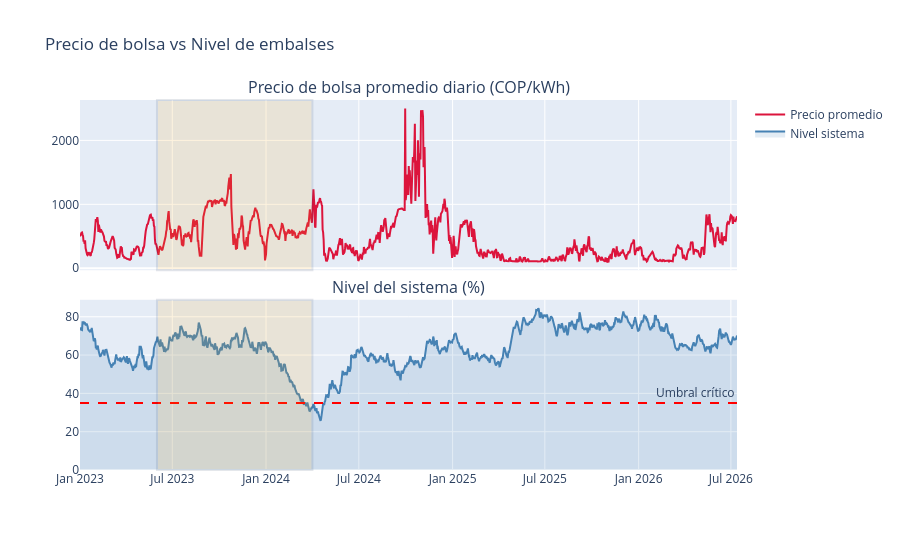

Here is the notebook cell this chart was saved with:
### Code cell
# ── Precio de bolsa diario (promedio) vs nivel de embalses ───────────────────
df_precio = con.execute("""
    SELECT
        fecha,
        AVG(valor_cop_kwh) AS precio_promedio,
        MAX(valor_cop_kwh) AS precio_max
    FROM precio_bolsa
    GROUP BY fecha
    ORDER BY fecha
""").df()

df_precio["fecha"] = pd.to_datetime(df_precio["fecha"])

# Unir con nivel del sistema
df_merged = df_precio.merge(df_sistema, on="fecha", how="inner")

fig = make_subplots(
    rows=2, cols=1,
    shared_xaxes=True,
    subplot_titles=(
        "Precio de bolsa promedio diario (COP/kWh)",
        "Nivel del sistema (%)"
    ),
    vertical_spacing=0.08,
)

fig.add_trace(
    go.Scatter(x=df_merged["fecha"], y=df_merged["precio_promedio"],
               name="Precio promedio", line=dict(color="crimson")),
    row=1, col=1
)

fig.add_trace(
    go.Scatter(x=df_merged["fecha"], y=df_merged["pct_sistema"],
               name="Nivel sistema", line=dict(color="steelblue"),
               fill="tozeroy", fillcolor="rgba(70,130,180,0.15)"),
    row=2, col=1
)

fig.add_hline(y=35, line_dash="dash", line_color="red",
              annotation_text="Umbral crítico", row=2, col=1)

for row in [1, 2]:
    fig.add_vrect(x0="2023-06-01", x1="2024-04-01",
                  fillcolor="orange", opacity=0.12, row=row, col=1)

fig.update_layout(
    title="Precio de bolsa vs Nivel de embalses",
    height=550,
    hovermode="x unified",
)
fig.show()

# Correlación
corr = df_merged[["precio_promedio", "pct_sistema"]].corr()
print(f"\nCorrelación precio vs nivel sistema: {corr.loc['precio_promedio','pct_sistema']:.3f}")
print(f"\nTop 5 días con precio más alto:")
print(df_merged.nlargest(5, "precio_promedio")[["fecha","precio_promedio","pct_sistema"]].to_string(index=False))

### Figure 1 — Plotly figure (JSON) as saved in the notebook; plotly's stock layout.template omitted (floating-point values rounded to 4 significant figures; data arrays with more than 128 entries replaced by an {"elided": "..."} marker saying what was removed)
{"data": [{"line": {"color": "crimson"}, "name": "Precio promedio", "type": "scatter", "x": {"elided": "1290 str values"}, "xaxis": "x", "y": {"elided": "1290 float values"}, "yaxis": "y"}, {"fill": "tozeroy", "fillcolor": "rgba(70,130,180,0.15)", "line": {"color": "steelblue"}, "name": "Nivel sistema", "type": "scatter", "x": {"elided": "1290 str values"}, "xaxis": "x2", "y": {"elided": "1290 float values"}, "yaxis": "y2"}], "layout": {"annotations": [{"font": {"size": 16}, "showarrow": false, "text": "Precio de bolsa promedio diario (COP/kWh)", "x": 0.5, "xanchor": "center", "xref": "paper", "y": 1, "yanchor": "bottom", "yref": "paper"}, {"font": {"size": 16}, "showarrow": false, "text": "Nivel del sistema (%)", "x": 0.5, "xanchor": "center", "xref": "paper", "y": 0.46, "yanchor": "bottom", "yref": "paper"}, {"showarrow": false, "text": "Umbral crítico", "x": 1, "xanchor": "right", "xref": "x2 domain", "y": 35, "yanchor": "bottom", "yref": "y2"}], "height": 550, "hovermode": "x unified", "shapes": [{"line": {"color": "red", "dash": "dash"}, "type": "line", "x0": 0, "x1": 1, "xref": "x2 domain", "y0": 35, "y1": 35, "yref": "y2"}, {"fillcolor": "orange", "opacity": 0.12, "type": "rect", "x0": "2023-06-01", "x1": "2024-04-01", "xref": "x", "y0": 0, "y1": 1, "yref": "y domain"}, {"fillcolor": "orange", "opacity": 0.12, "type": "rect", "x0": "2023-06-01", "x1": "2024-04-01", "xref": "x2", "y0": 0, "y1": 1, "yref": "y2 domain"}], "title": {"text": "Precio de bolsa vs Nivel de embalses"}, "xaxis": {"anchor": "y", "domain": [0, 1], "matches": "x2", "showticklabels": false}, "xaxis2": {"anchor": "y2", "domain": [0, 1]}, "yaxis": {"anchor": "x", "domain": [0.54, 1]}, "yaxis2": {"anchor": "x2", "domain": [0, 0.46]}}}
